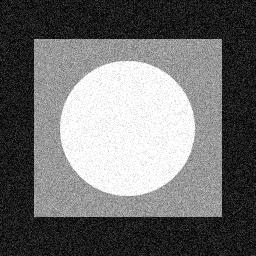
#> input picture pic/NOISE.bmp, 256 x 256 px
$ python 05.py   (older library calls are emulated)
#> lines starting #> are read from the running program, lines starting #| are printed output that depends on the picture
'''


3、	对一幅灰度图像“LENA.bmp”分别添加椒盐噪声和方差为0.02的高斯噪声，
再使用自编均值滤波器，自编中值滤波器和自编自适应中值滤波器对图像进行处理，
请写出算法思路，主要程序段，并对实验结果进行分析
'''


import skimage
import matplotlib.pyplot as plt
from skimage import io
from skimage.exposure import histogram, equalize_hist
from skimage.util import random_noise
import numpy as np
from AMF import AMF

from skimage.filters import rank,median
from skimage.morphology import disk

noise_org = io.imread("../pic/NOISE.bmp",as_gray=True)
#> noise_org is the input picture: shape (256, 256) float64; min 0, max 1, mean 0.437
noise_roi = noise_org[100:200,100:200]
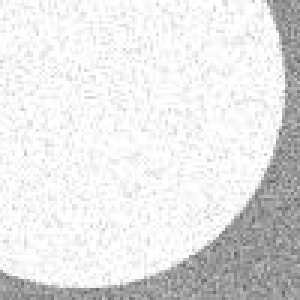
#> noise_roi: shape (100, 100) float64 (shown 3 times larger); min 0.4, max 1, mean 0.897

selem = disk(3)
noise_mean = rank.mean(noise_roi, selem=selem)
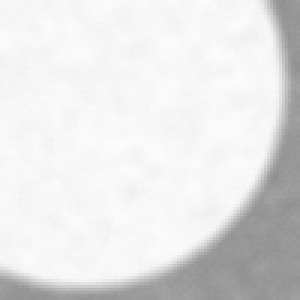
#> noise_mean: shape (100, 100) (shown 3 times larger); min 143, max 252, mean 228.3

hist, hist_centers = histogram(noise_org,nbins=256,normalize=True)
#> hist = 256 values, max 0.0549 at index 255, min 0 at index 87, mean 0.00391; hist_centers = 256 values from 0.00195 to 0.998
noise_median = median(noise_roi,selem = selem)


fig, ax = plt.subplots(ncols=3,nrows=2, figsize=(10, 5))

ax[0,0].imshow(noise_org, cmap=plt.cm.gray)
ax[0,0].axis('off')
ax[0,0].set_title("original")

ax[0,1].imshow(noise_roi, cmap=plt.cm.gray)
ax[0,1].axis('off')
ax[0,1].set_title("ROI")

ax[0,2].plot(hist_centers, hist, lw=2)
ax[0,2].set_title('Histogram')

ax[1,0].imshow(noise_mean, cmap=plt.cm.gray)
ax[1,0].axis('off')
ax[1,0].set_title("mean filter")

ax[1,1].imshow(noise_median, cmap=plt.cm.gray)
ax[1,1].axis('off')
ax[1,1].set_title("median")

plt.tight_layout()
plt.show()
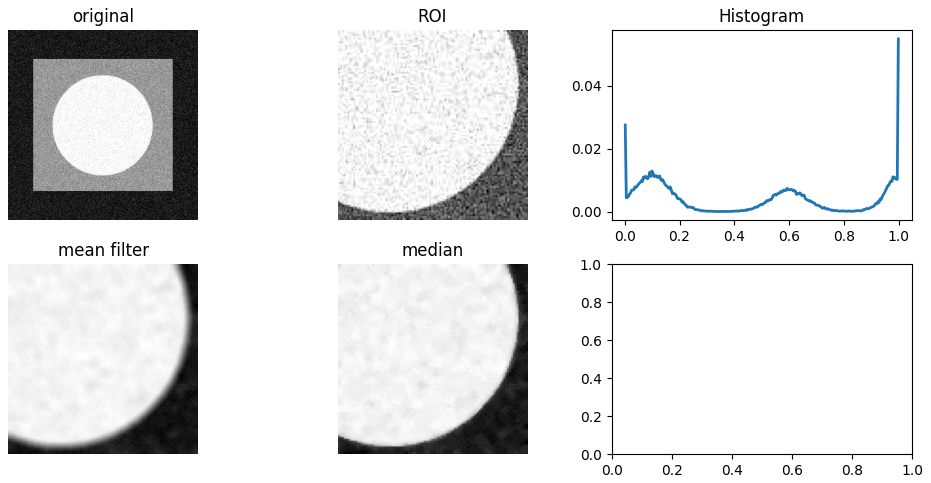
#> figure drawn by matplotlib, 5 panels; panel 3: curve peaks at x = 0.998, y = 0.0549
